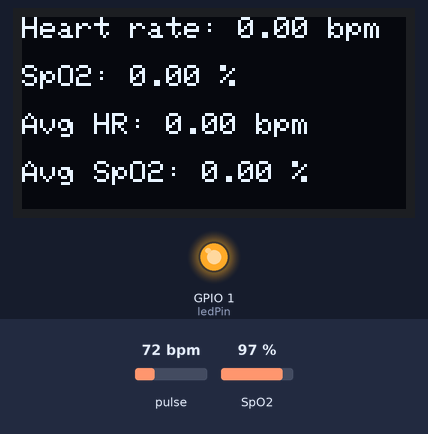
Bench run of a program on a simulated ESP32-C3. Parts: 128×64 one-colour display, output pins drawn as LEDs (lit = HIGH). The test bench sets the inputs (shaded band); at power-on: pulse 72 bpm, SpO2 97 %. What the program prints to the serial monitor is not drawn.

Above: at 2.2 s.
2.3 s: pulse set to 42 bpm
At 4.9 s:
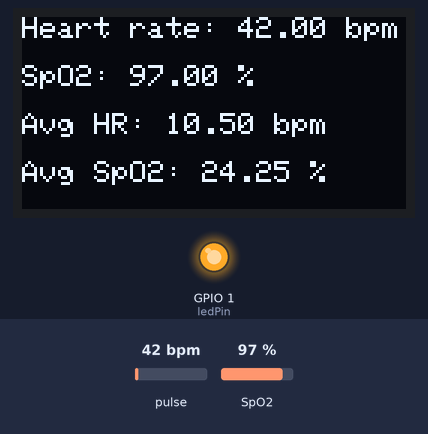
6.6 s: SpO2 set to 80 %
At 8.0 s:
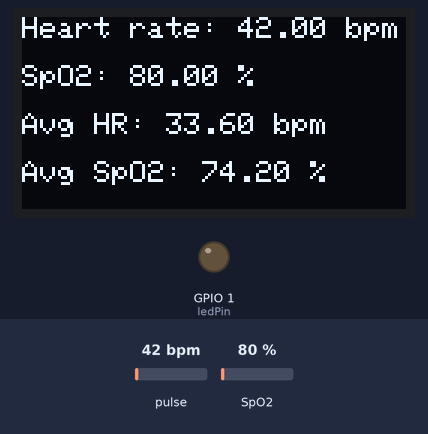
10.9 s: pulse set to 70 bpm
At 11.6 s:
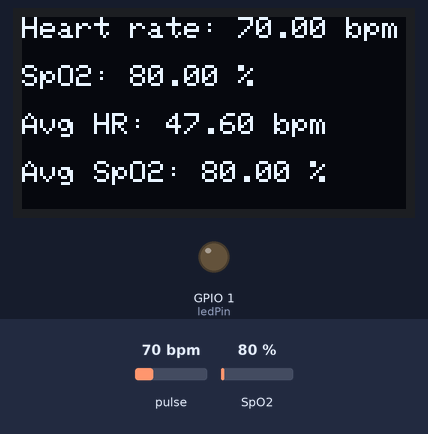
13.8 s: SpO2 set to 85 %
At 19.1 s:
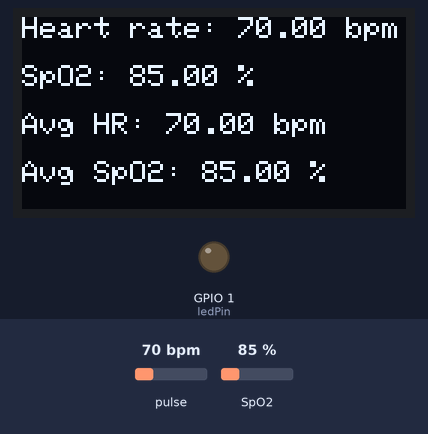
Timing chart, 0 to 20.0 s (numbered marks = the images above; inputs shaded):
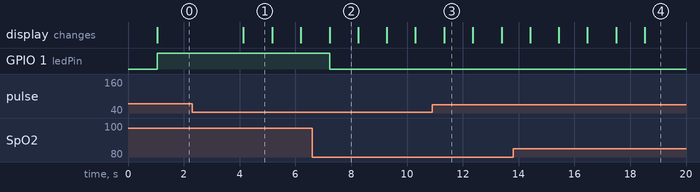

Measured:
- after the input at 2.3 s, GPIO 1 (ledPin): stays HIGH (without the input it goes to LOW after 1.8 s)
- after the input at 10.9 s, the display: changes after 0.43 s (image 3)
- what the display in image 1 shows lasts 1.1 s, from 4.1 s to 5.2 s

The program:

main.cpp
```cpp
#include <Wire.h>
#include <Adafruit_GFX.h>
#include <Adafruit_SSD1306.h>
#include "MAX30100_PulseOximeter.h"

#define SCREEN_WIDTH 128 // Chiều rộng OLED, tính bằng pixel
#define SCREEN_HEIGHT 64 // Chiều cao OLED, tính bằng pixel
#define REPORTING_PERIOD_MS 1000
#define BUTTON_PIN 0 // Chân GPIO 0 được sử dụng cho nút nhấn

#define ledPin 1
#define PWMChannel 0
#define resolution 8   // 0->255
#define frequency 1000 // 1m

// Tạo đối tượng OLED kết nối qua I2C
Adafruit_SSD1306 oled(SCREEN_WIDTH, SCREEN_HEIGHT, &Wire, -1); // oled không có chân reset vật lý

// PulseOximeter để đo nhịp tim và SpO2
PulseOximeter pox;
uint32_t tsLastReport = 0;
volatile bool deviceOn = true;           // Trạng thái bật/tắt của OLED (volatile để sử dụng trong ISR)
volatile bool buttonState = HIGH;        // Trạng thái nút nhấn hiện tại
volatile bool lastButtonState = HIGH;    // Trạng thái nút nhấn trước đó
volatile bool buttonReleased = false;    // Biến theo dõi khi nút được nhả ra
unsigned long lastDebounceTime = 0;      // Biến chống rung
const unsigned long debounceDelay = 100; // Thời gian chống rung nút nhấn (200ms)

// Số lượng giá trị cần lưu để tính trung bình (hàng đợi tối đa 5 giá trị)
const int period = 5;
float heartRateQueue[period]; // Hàng đợi cho nhịp tim
float spO2Queue[period];      // Hàng đợi cho SpO2
int queueIndex = 0;           // Chỉ mục hiện tại trong hàng đợi
int queueSize = 0;            // Kích thước hiện tại của hàng đợi

// Callback khi phát hiện nhịp tim
void onBeatDetected()
{
  Serial.println("Beat!");
}

// Hàm ngắt khi nhấn hoặc nhả nút
void IRAM_ATTR handleButtonPress()
{
  if ((millis() - lastDebounceTime) > debounceDelay)
  {
    deviceOn = !deviceOn;
    lastDebounceTime = millis();
  }
}

void setup()
{
  Serial.begin(9600);

  // PWM
  ledcSetup(PWMChannel, frequency, resolution);
  ledcAttachPin(ledPin, PWMChannel);

  // Thiết lập chân nút nhấn (BUTTON_PIN) làm đầu vào với điện trở kéo lên nội bộ
  pinMode(BUTTON_PIN, INPUT_PULLUP);

  // Gán ngắt cho chân GPIO nút nhấn
  attachInterrupt(digitalPinToInterrupt(BUTTON_PIN), handleButtonPress, RISING);

  // Khởi tạo I2C với chân 2 là SCL và chân 3 là SDA
  Wire.begin(3, 2); // SDA là chân 3, SCL là chân 2 trên ESP32-C3

  // Khởi tạo màn hình OLED với địa chỉ I2C 0x3C
  if (!oled.begin(SSD1306_SWITCHCAPVCC, 0x3C))
  {
    Serial.println(F("Failed to start SSD1306 OLED"));
    while (1)
      ;
  }

  delay(1000);         // đợi 2 giây để khởi tạo
  oled.clearDisplay(); // xóa màn hình

  // Khởi tạo cảm biến nhịp tim MAX30100
  Serial.print("Initializing pulse oximeter...");
  if (!pox.begin())
  {
    Serial.println("FAILED");
    while (1)
      ;
  }
  else
  {
    Serial.println("SUCCESS");
  }

  // Đăng ký callback khi phát hiện nhịp tim
  pox.setOnBeatDetectedCallback(onBeatDetected);

  oled.setTextSize(1);
  oled.setTextColor(WHITE);
}

void loop()
{
  // Cập nhật dữ liệu từ cảm biến MAX30100
  pox.update();

  // Nếu thiết bị đang bật, hiển thị OLED
  if (deviceOn)
  {
    if (millis() - tsLastReport > REPORTING_PERIOD_MS)
    {
      oled.clearDisplay();

      // Lấy giá trị nhịp tim và SpO2 hiện tại
      float currentHeartRate = pox.getHeartRate();
      float currentSpO2 = pox.getSpO2();

      // Thêm giá trị mới vào hàng đợi
      heartRateQueue[queueIndex] = currentHeartRate;
      spO2Queue[queueIndex] = currentSpO2;

      // Tăng chỉ mục hàng đợi và cuộn vòng
      queueIndex = (queueIndex + 1) % period;

      // Cập nhật kích thước hàng đợi (không vượt quá "period")
      if (queueSize < period)
      {
        queueSize++;
      }

      // Tính trung bình nhịp tim và SpO2 từ hàng đợi
      float sumHeartRate = 0;
      float sumSpO2 = 0;
      for (int i = 0; i < queueSize; i++)
      {
        sumHeartRate += heartRateQueue[i];
        sumSpO2 += spO2Queue[i];
      }
      float averageHeartRate = sumHeartRate / queueSize;
      float averageSpO2 = sumSpO2 / queueSize;

      // Hiển thị nhịp tim và SpO2 hiện tại và trung bình lên màn hình OLED
      oled.setCursor(0, 0);
      oled.print("Heart rate: ");
      oled.print(currentHeartRate);
      oled.println(" bpm");

      oled.setCursor(0, 16);
      oled.print("SpO2: ");
      oled.print(currentSpO2);
      oled.println(" %");

      oled.setCursor(0, 32);
      oled.print("Avg HR: ");
      oled.print(averageHeartRate);
      oled.println(" bpm");

      oled.setCursor(0, 48);
      oled.print("Avg SpO2: ");
      oled.print(averageSpO2);
      oled.println(" %");

      oled.display(); // Cập nhật hiển thị trên OLED

      // In ra cổng Serial
      Serial.print("Heart rate:");
      Serial.print(currentHeartRate);
      Serial.print(" bpm / SpO2:");
      Serial.print(currentSpO2);
      Serial.println(" %");

      // Điều khiển LED dựa trên nhịp tim trung bình
      if (averageHeartRate < 30 || averageHeartRate > 240)
      {
        // Sáng LED khi nhịp tim trung bình nằm ngoài khoảng 30-240 bpm
        ledcWrite(PWMChannel, 255); // Sáng tối đa
      }
      else
      {
        // Tắt LED khi nhịp tim trung bình nằm trong khoảng 30-240 bpm
        ledcWrite(PWMChannel, 0); // Tắt LED
      }

      tsLastReport = millis();
    }
  }
  else
  {
    oled.clearDisplay();
    oled.display();
  }
}
```
